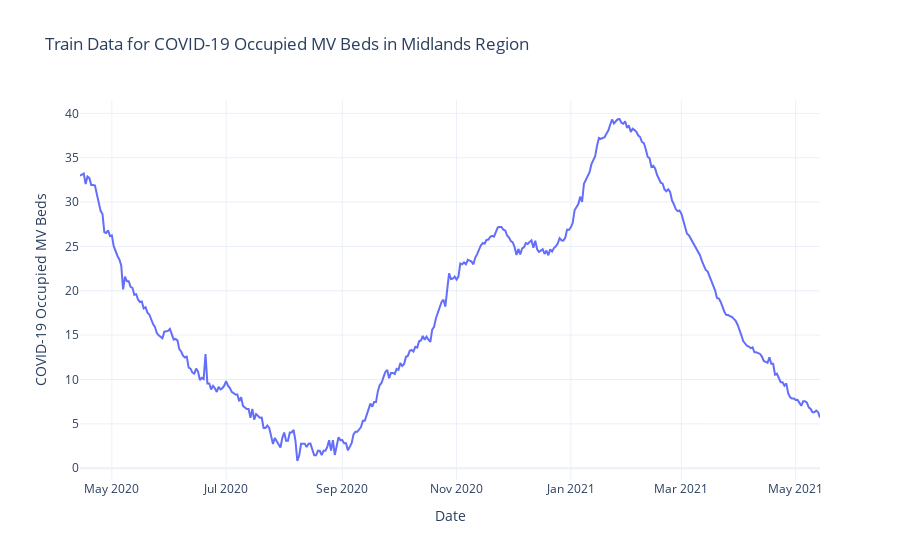

Notebook cell for this chart:
### Code cell
# plot the train data
fig = go.Figure()
fig.add_trace(go.Scatter(x=train.index, y=train['covidOccupiedMVBeds'], mode='lines', name='Train Data'))
fig.update_layout(title='Train Data for COVID-19 Occupied MV Beds in Midlands Region', xaxis_title='Date', yaxis_title='COVID-19 Occupied MV Beds', template='plotly_white')
fig.show()

### Figure 1 — Plotly figure (JSON) as saved in the notebook; plotly's stock layout.template omitted (floating-point values rounded to 4 significant figures; data arrays with more than 128 entries replaced by an {"elided": "..."} marker saying what was removed)
{"data": [{"mode": "lines", "name": "Train Data", "type": "scatter", "x": {"elided": "791 str values"}, "y": {"elided": "791 float values"}}], "layout": {"title": {"text": "Train Data for COVID-19 Occupied MV Beds in Midlands Region"}, "xaxis": {"title": {"text": "Date"}}, "yaxis": {"title": {"text": "COVID-19 Occupied MV Beds"}}}}
